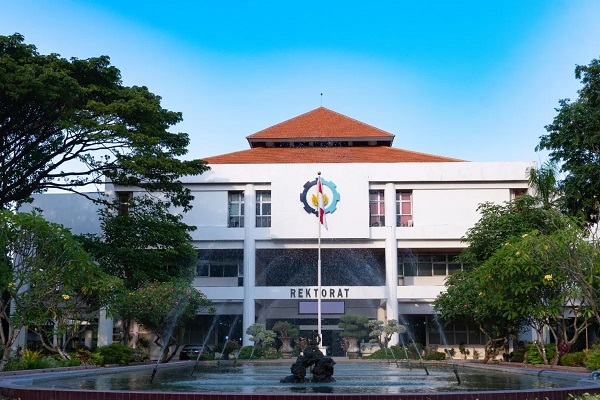
#> input picture image.jpg, 600 x 400 px
$ python highpass_manual.py
#> lines starting #> are read from the running program, lines starting #| are printed output that depends on the picture
#> further down, img is the input picture: shape (400, 600, 3); mean B, G, R 136.8, 124, 90.4
import time
import cv2
import numpy as np

# Convolution Function
def Convolusi(f,w):
    f = np.float64(f)/255
    baris = f.shape[0]
#> baris = 400
    kolom = f.shape[1]
#> kolom = 600
    dkernel = w.shape[0]
    dkernel2= np.int32(np.floor(dkernel/2))
    g =np.zeros((baris,kolom,3))
    for y in range(baris):
        for x in range(kolom):
            g[y,x] = 0
            for i in range(dkernel):
                yy =y+i-dkernel2
                if (yy<0)|(yy>=baris-1):
                    continue
                for j in range(dkernel):
                    xx =x+j - dkernel2
                    if (xx<0)|(xx>=kolom-1):
                        continue
                    g[y,x]=g[y,x]+f[yy,xx]*w[i,j]
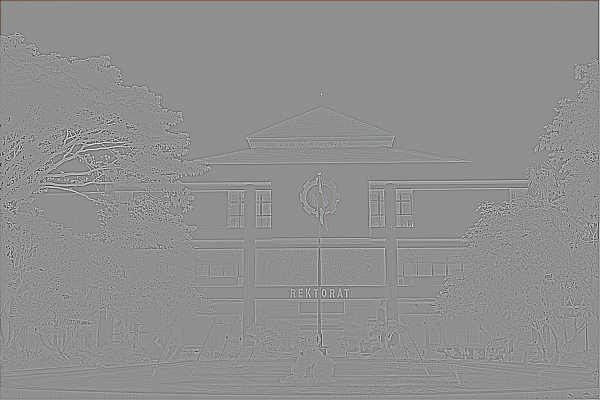
#> g: shape (400, 600, 3) float64; mean of channels 0, 1, 2 -0.00857, -0.00662, -0.00154; drawn with min black and max white
    return g

# Read image
img = cv2.imread("image.jpg")

# Making kernel
kernel = np.array([[1, 1, 1],
                   [1,-8, 1],
                   [1, 1, 1]])

# Start time
start = time.time()

# Apply convolution
imgResult = Convolusi(img, kernel)

# End time
end = time.time()

print("Execution time: ",(end-start), "second")

# Show images
cv2.imshow('Citra Asli', img)
cv2.imshow('Highpass Filter', imgResult)
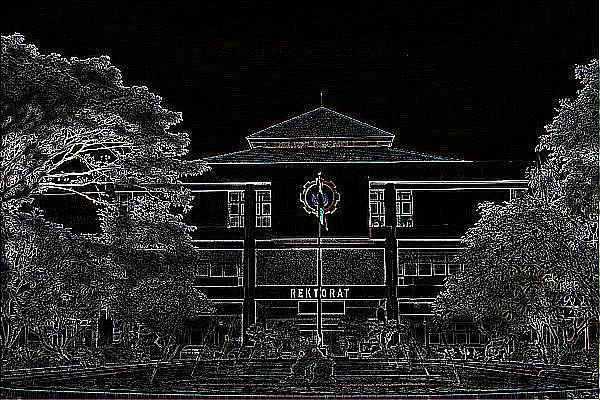
#> window 'Highpass Filter': shape (400, 600, 3); mean B, G, R 34.5, 34.4, 34.7

cv2.waitKey(0)
cv2.destroyAllWindows()
